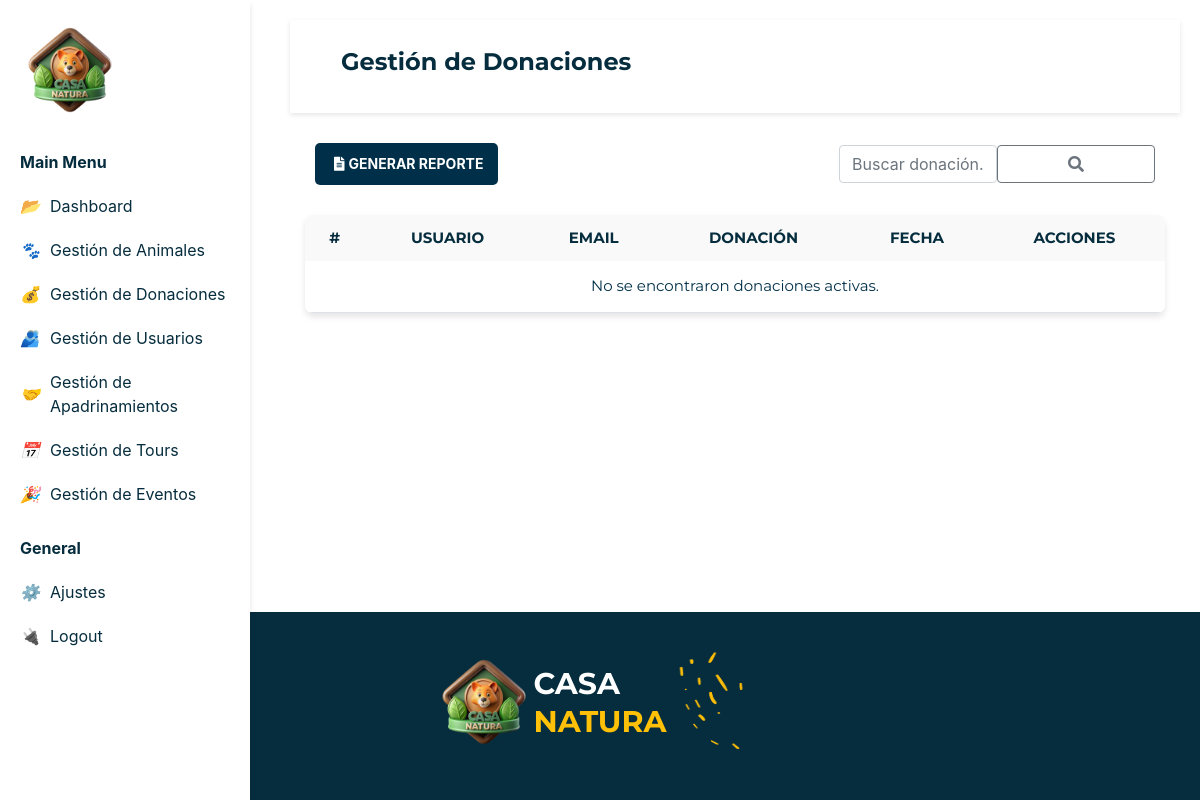
The page /gestionDonaciones.php on the database as committed earlier.
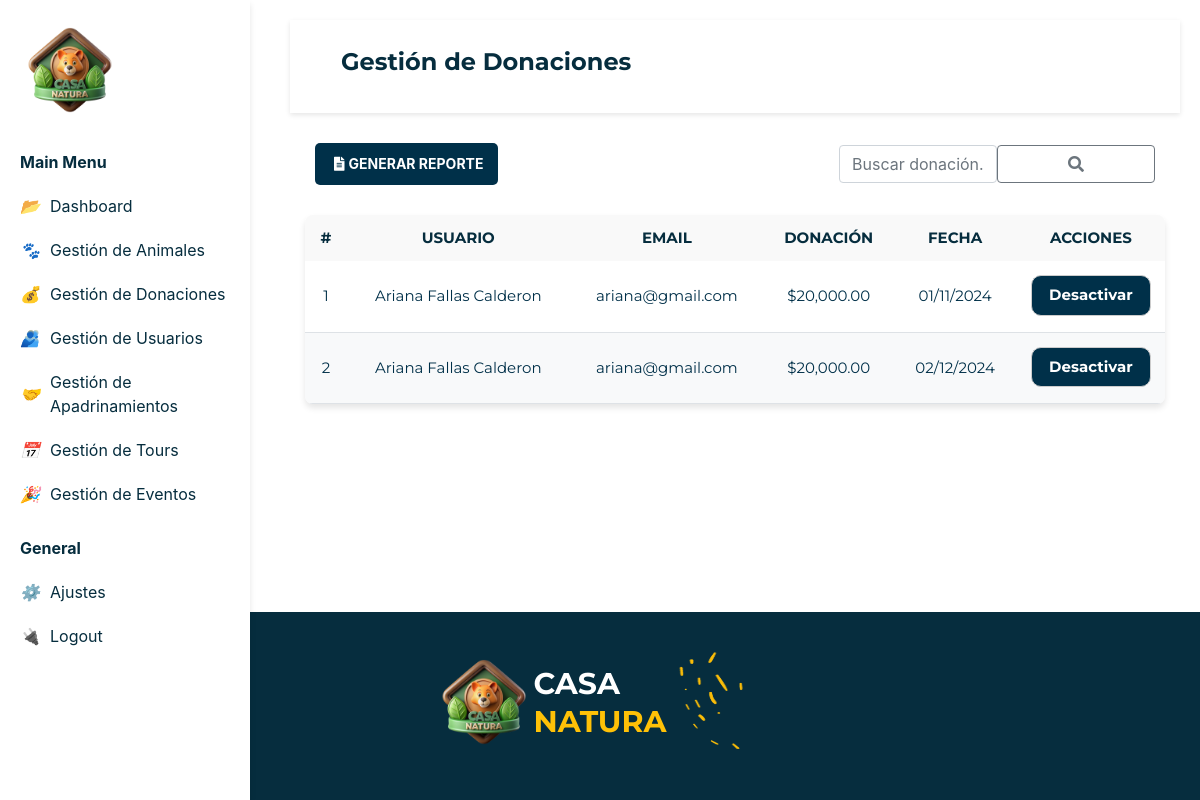
The same page on the database as committed later.
### tables this page shows
CREATE TABLE `donaciones` (
  `ID_Donacion` int(10) NOT NULL,
  `Monto` int(50) NOT NULL,
  `Fecha` date NOT NULL,
  `ID_Usuario` int(10) NOT NULL,
  `Estado` tinyint(1) NOT NULL,
  `MetodoPago` varchar(50) DEFAULT NULL
);

CREATE TABLE `usuario` (
  `ID_Usuario` int(10) NOT NULL,
  `Nombre` varchar(15) NOT NULL,
  `Password` varchar(250) NOT NULL,
  `Apellido1` varchar(15) NOT NULL,
  `Apellido2` varchar(15) NOT NULL,
  `Correo` varchar(50) NOT NULL,
  `Telefono` int(40) DEFAULT NULL,
  `Donador` tinyint(1) NOT NULL,
  `Estado` varchar(10) NOT NULL
);

### gestionDonaciones.php (the view, shortened to what this page needs)
<!DOCTYPE html>
<html lang="en">
<head>
    <link href="https://cdnjs.cloudflare.com/ajax/libs/font-awesome/5.15.4/css/all.min.css" rel="stylesheet">
    <link rel="stylesheet" href="./css/style.css">
    <link rel="stylesheet" href="https://cdn.jsdelivr.net/npm/bootstrap@4.3.1/dist/css/bootstrap.min.css">
</head>
<body>
    <?php
    include("sidebar.php");
    echo $sidebarAdmin2;
    include("actions/conexion.php");
    $sql = "SELECT u.ID_Usuario AS usuario_id, CONCAT(u.Nombre, ' ',u.Apellido1, ' ', u.Apellido2) as NombreCompleto, u.Correo, d.Monto, d.Fecha, d.ID_Donacion AS donacion_id
    FROM usuario u
    LEFT JOIN donaciones d ON u.ID_Usuario = d.ID_Usuario
    WHERE d.Estado = 1";
    $result = $conn->query($sql);
    ?>
    <main>
        <div class="viewport">
            <div class="content">
                <nav class="navbar">
                    <div class="container-fluid">
                        <h2 class="titulo">Gestión de Donaciones</h2>
                    </div>
                </nav>
                <div class="contenedor">
                    <div class="container contenedor-tabla">
                        <div class="fila-header">
                            <div class="botonAgregar"> <a href="reporte.php"
                                    class="btn-agregar agregarAnimal d-flex align-items-center">
                                    <i class="fas fa-file-alt p-1"></i> GENERAR REPORTE
                                </a>
                            </div>
                            <div class="buscador">
                                <div class="input-group-append">
                                    <input type="text" class="form-control" placeholder="Buscar donación...">
                                    <button class="btn btn-outline-secondary" type="button">
                                        <i class="fas fa-search"></i>
                                    </button>
                                </div>
                            </div>
                        </div>
                    </div>
                </div>
    <div class="container">
                    <table class="tabla text-center">
                            <tr>
                                <th>#</th>
                                <th>USUARIO</th>
                                <th>EMAIL</th>
                                <th>DONACIÓN</th>
                                <th>FECHA</th>
                                <th>ACCIONES</th>
                            </tr>
                        <tbody>
                            <?php if ($result->num_rows > 0): ?>
                                <?php while ($row = $result->fetch_assoc()): ?>
                                    <tr>
                                        <td><?php echo $row['donacion_id']; ?></td>
                                        <td><?php echo $row['NombreCompleto']; ?></td>
                                        <td><?php echo $row['Correo']; ?></td>
                                        <td>$<?php echo number_format($row['Monto'], 2); ?></td>
                                        <td><?php echo date('d/m/Y', strtotime($row['Fecha'])); ?></td>
                                        <td>
                                            <form  id="desactivarDonaciones" action="">
                                                <button type="submit" name="desactivarDonacion" id="desactivarDonacion" class=" btnDesactivar ">
                                                <i class="fa-solid fa-person-running"></i> <b>Desactivar</b>                                            </button>
                                            </form>
                                        </td>
                                    </tr>
                                <?php endwhile; ?>
                            <?php else: ?>
                                <tr>
                                    <td colspan="6" class="text-center">No se encontraron donaciones activas.</td>
                                </tr>
                            <?php endif; ?>
                        </tbody>
                    </table>
                </div>
            </div>
        </div>
    </main>
    <?php
    include("sidebar.php");
    echo $footerAdmin;
    ?>
</body>
</html>

### sidebar.php
    <?php
    $sidebarAdmin2='
    <div class="sidebar2">
        <div class="logoSidebar">
            <img src="./imagenes/logo.png" alt="Logo Casa Natura">
        </div>
        <div class="menuSidebar">
            <p>Main Menu</p>
            <ul>
                <li ><i class="icon-dashboard"></i><a href="index.php"> Dashboard</a></li>
                <li><i class="icon-animals"></i><a href="gestionAnimales.php">  Gestión de Animales</a></li>
                <li><i class="icon-donations"></i><a href="gestionDonaciones.php"> Gestión de Donaciones</a></li>
                <li><i class="icon-users"></i><a href="gestionUsuarios.php">  Gestión de Usuarios</a></li>
                <li><i class="icon-sponsorship"></i><a href="gestionPadrinos.php"> Gestión de Apadrinamientos</a></li>
                <li><i class="icon-tours"></i><a href="gestionTours.php"> Gestión de Tours</a></li>
                <li><i class="icon-events"></i><a href="gestionEventos.php">  Gestión de Eventos</a></li>
            </ul>
        </div>
        <div class="generalSidebar">
            <p>General</p>
            <ul>
                <li><i class="icon-settings"></i><a href="ajustesAdmin.php"> Ajustes</a></li>
                <li><i class="icon-logout"></i><a href="./actions/cerrarSesion.php"> Logout</a></li>
            </ul>
        </div>
    </div>';
    ?>
    <?php
    $footerAdmin=
    '
    <footer class="footerAdmin">
        <div class="footerAdmin-title">
            <h2 class="footerAdmin-title">
                <div class="logo">
                    <img class="img" src="./imagenes/logo.png">
                    <div>
                        <span style="color: #fff;">CASA</span>
                    <br>
                    <span class="highlight">NATURA</span>
                    </div>
                    <img class="img" src="./imagenes/footer.png">
                </div>
            </h2>
        </div>
    ';
?>

Rows that differ between the two databases and show on the page:
now on this page (row edited): donaciones: ID_Donacion "1", NombreCompleto "Ariana Fallas Calderon", ID_Usuario.Correo "ariana@gmail.com", Monto "20,000.00", Fecha "01/11/2024"
now on this page (row edited): donaciones: ID_Donacion "2", NombreCompleto "Ariana Fallas Calderon", ID_Usuario.Correo "ariana@gmail.com", Monto "20,000.00", Fecha "02/12/2024"
Other text that changed with them:
text no longer shown: "No se encontraron donaciones activas."
